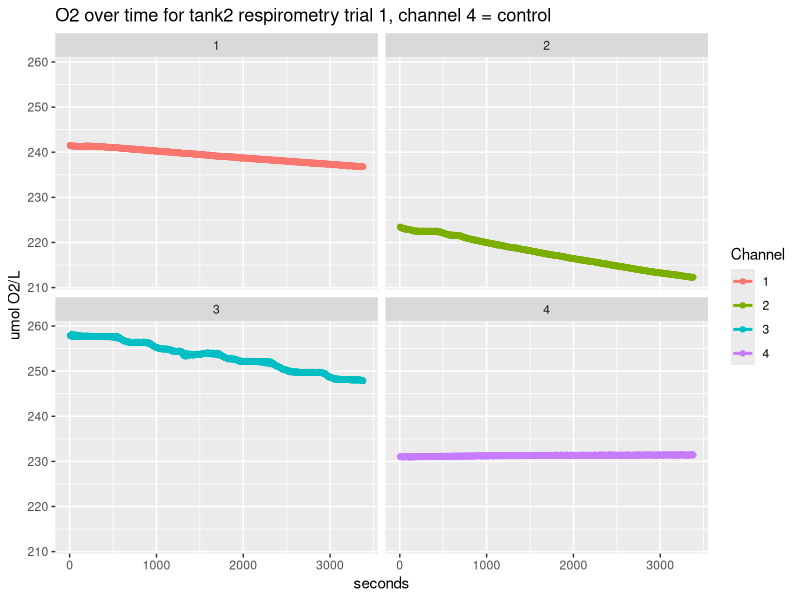
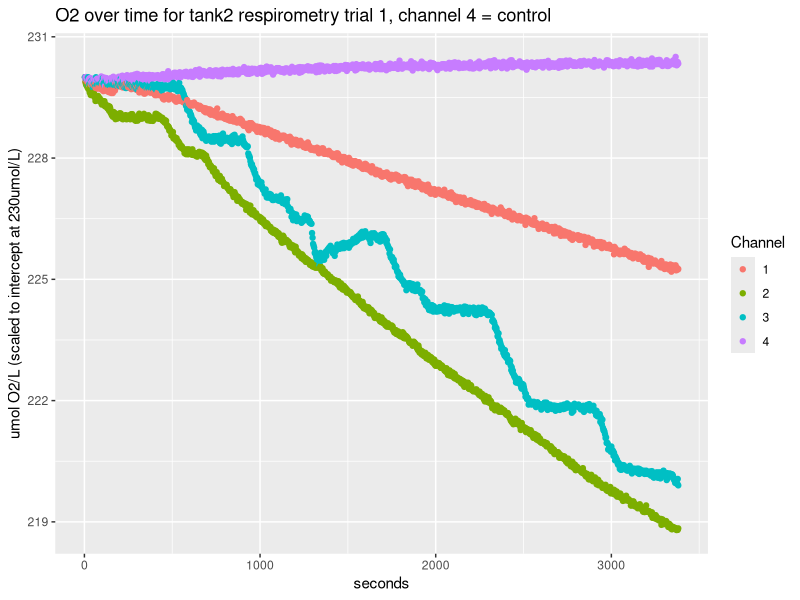
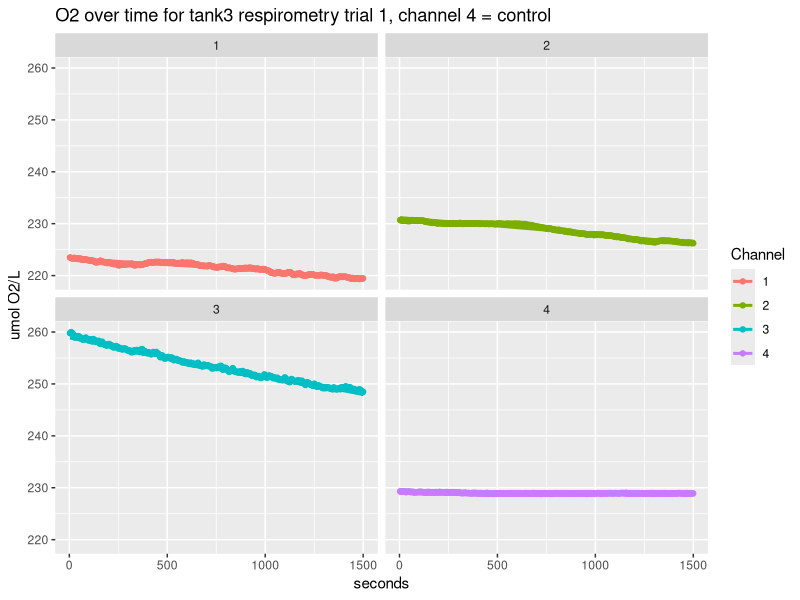
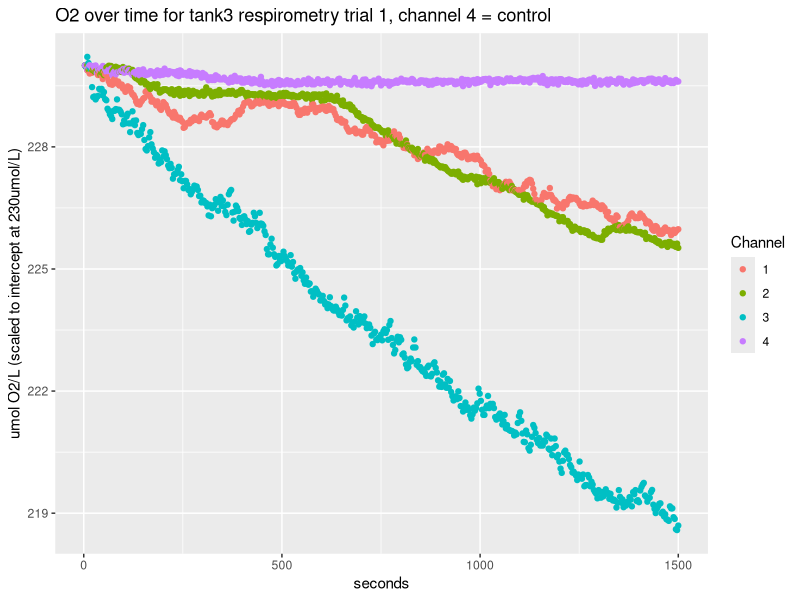
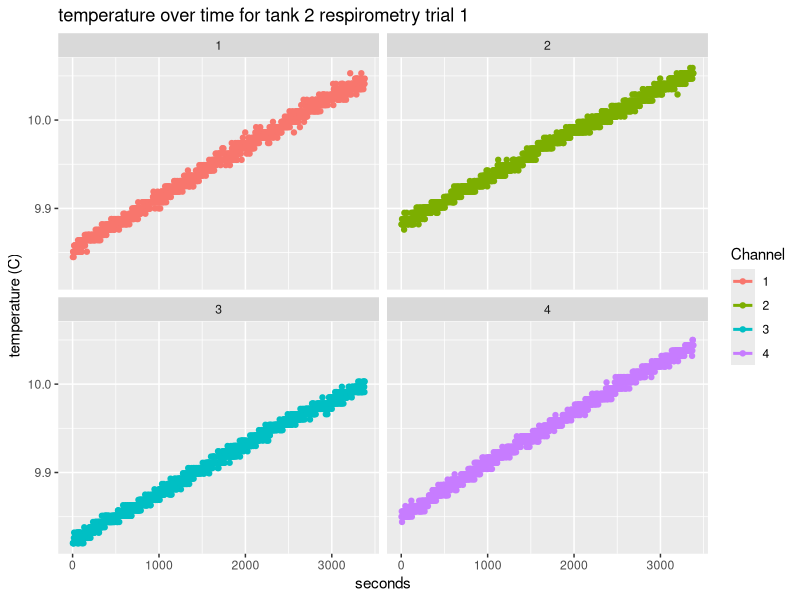
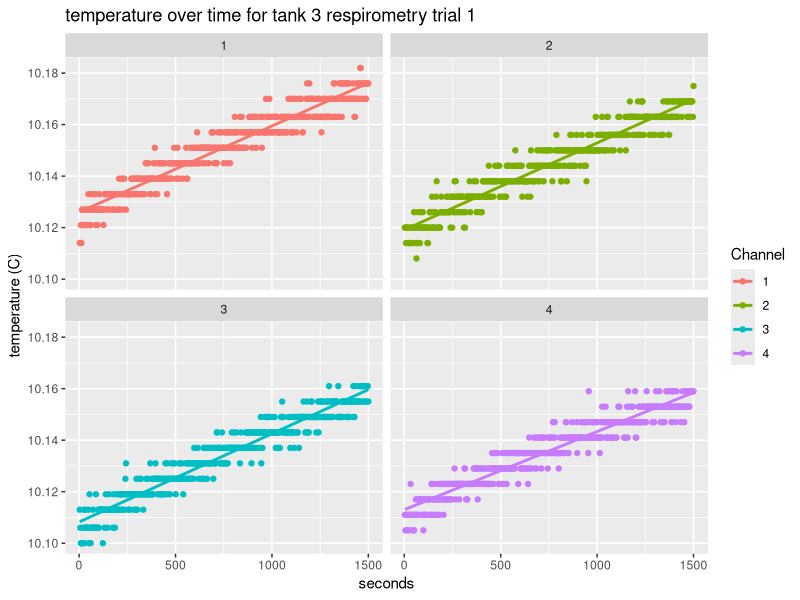
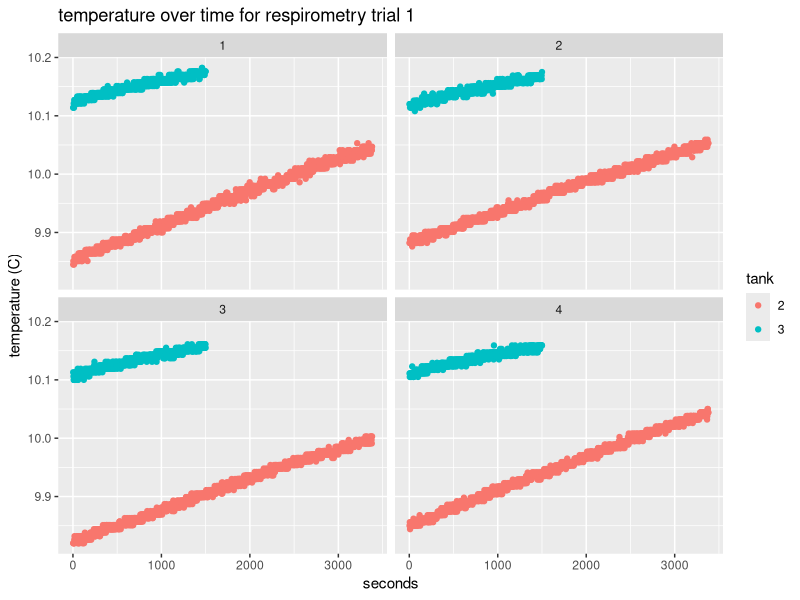
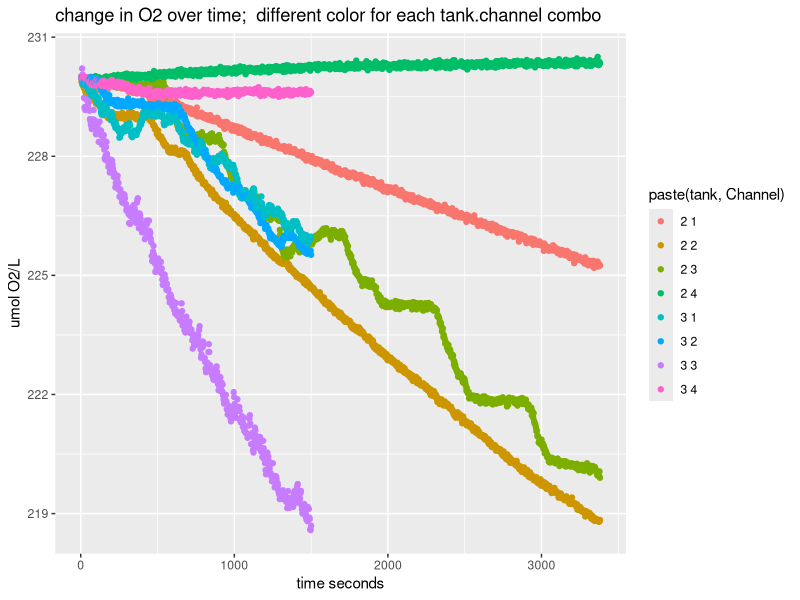

These figures' R source, in order:
## ---- chunk 1
library(ggplot2)
library(tidyr)
library(dplyr)
library(knitr)
library(kableExtra)
## ---- chunk 2
#Read in data
resp_data_tank2_1 <- read.csv("../data/20181203/tank2/20181203_ch1_O2.csv", skip = 1)
resp_data_tank2_2 <- read.csv("../data/20181203/tank2/20181203_ch2_O2.csv", skip = 1)
resp_data_tank2_3 <- read.csv("../data/20181203/tank2/20181203_ch3_O2.csv", skip = 1)
resp_data_tank2_C <- read.csv("../data/20181203/tank2/20181203_ch4_O2.csv", skip = 1)
resp_data_tank3_1 <- read.csv("../data/20181203/tank3/20181203_ch1_O2_tank3.csv", skip = 1)
resp_data_tank3_2 <- read.csv("../data/20181203/tank3/20181203_ch2_O2_tank3.csv", skip = 1)
resp_data_tank3_3 <- read.csv("../data/20181203/tank3/20181203_ch3_O2_tank3.csv", skip = 1)
resp_data_tank3_C <- read.csv("../data/20181203/tank3/20181203_ch4_O2_tank3.csv", skip = 1)

#remove last row from all dataframes
resp_data_tank2_1 <- resp_data_tank2_1[1:nrow(resp_data_tank2_1)-1,]
resp_data_tank2_2 <- resp_data_tank2_2[1:nrow(resp_data_tank2_2)-1,]
resp_data_tank2_3 <- resp_data_tank2_3[1:nrow(resp_data_tank2_3)-1,]
resp_data_tank2_C <- resp_data_tank2_C[1:nrow(resp_data_tank2_C)-1,]
resp_data_tank3_1 <- resp_data_tank3_1[1:nrow(resp_data_tank3_1)-1,]
resp_data_tank3_2 <- resp_data_tank3_2[1:nrow(resp_data_tank3_2)-1,]
resp_data_tank3_3 <- resp_data_tank3_3[1:nrow(resp_data_tank3_3)-1,]
resp_data_tank3_C <- resp_data_tank3_C[1:nrow(resp_data_tank3_C)-1,]
## ---- chunk 3
#clean up data
# merge all channel data for tank 2
tank2 <- rbind(resp_data_tank2_C, resp_data_tank2_3, resp_data_tank2_1, resp_data_tank2_2)
tank3 <- rbind(resp_data_tank3_C,resp_data_tank3_3, resp_data_tank3_2, resp_data_tank3_1)

#convert date column to date class
tank2$DateTime <- as.POSIXct(paste(tank2$Date, tank2$Time), format = "%m/%d/%Y %H:%M:%S")
tank3$DateTime <- as.POSIXct(paste(tank3$Date, tank3$Time), format = "%m/%d/%Y %H:%M:%S")

#exclude prelinimary data not part of trial
tank2 <- tank2[which(tank2$DateTime > as.POSIXct("2018-12-03 16:00:00")),]


#subset tank 3 data out because Oxy10 software combined it with tank2 data
tank3 <- tank3[which(tank3$DateTime > format("2018-12-03 17:14:10", format = "%m/%d/%Y %H:%M:%S")),]

#spread O2 channel data across columns
tank3_spread <- spread(tank3[,c("Time", "Channel", "Value")], "Channel", "Value")
tank2_spread <- spread(tank2[,c("Time", "Channel", "Value")], "Channel", "Value")
#create a time period column
tank3_spread$interval_3sec <- seq(1:nrow(tank3_spread))
tank2_spread$interval_3sec <- seq(1:nrow(tank2_spread))
## ---- chunk 4
####normalizing data so intercept is irrelevant
fixed_int <- 230

### create adjustment factor objects to get all data on the same intercept
adj1 <- fixed_int - tank2_spread[which(tank2_spread$interval_3sec == "1"),"1"]
adj2 <- fixed_int - tank2_spread[which(tank2_spread$interval_3sec == "1"),"2"]
adj3 <- fixed_int - tank2_spread[which(tank2_spread$interval_3sec == "1"),"3"]
adj4 <- fixed_int - tank2_spread[which(tank2_spread$interval_3sec == "1"),"4"]

## add the adjustment factor to the O2 vals
tank2_spread$trans1 <- tank2_spread$`1` + adj1
tank2_spread$trans2 <- tank2_spread$`2` + adj2
tank2_spread$trans3 <- tank2_spread$`3` + adj3
tank2_spread$trans4 <- tank2_spread$`4` + adj4

adj1 <- fixed_int - tank3_spread[which(tank3_spread$interval_3sec == "1"),"1"]
adj2 <- fixed_int - tank3_spread[which(tank3_spread$interval_3sec == "1"),"2"]
adj3 <- fixed_int - tank3_spread[which(tank3_spread$interval_3sec == "1"),"3"]
adj4 <- fixed_int - tank3_spread[which(tank3_spread$interval_3sec == "1"),"4"]

## add the adjustment factor to the O2 vals
tank3_spread$trans1 <- tank3_spread$`1` + adj1
tank3_spread$trans2 <- tank3_spread$`2` + adj2
tank3_spread$trans3 <- tank3_spread$`3` + adj3
tank3_spread$trans4 <- tank3_spread$`4` + adj4


## reshape transformed values data back to long format and save a seperate dataframe
tank3_spread_trans <- gather(tank3_spread[,-c(2:5)], "Channel","TransValue", 3:6)
tank2_spread_trans <- gather(tank2_spread[,-c(2:5)], "Channel","TransValue", 3:6)
tank3_spread_trans$Channel <- gsub("trans","",tank3_spread_trans$Channel)
tank2_spread_trans$Channel <- gsub("trans","",tank2_spread_trans$Channel)


#reshape original O2 channel data back to long format
tank3_spread <- gather(tank3_spread[,-c(7:10)], "Channel","Value", 2:5)
tank2_spread <- gather(tank2_spread[,-c(7:10)], "Channel","Value", 2:5)

#merge data with interval info and transformed data with rest of presens data
tank3 <- merge(tank3, tank3_spread, by= c("Time", "Channel", "Value"))
tank2 <- merge(tank2, tank2_spread, by= c("Time", "Channel", "Value"))
tank3 <- merge(tank3, tank3_spread_trans, by= c("Time", "Channel", "interval_3sec"))
tank2 <- merge(tank2, tank2_spread_trans, by= c("Time", "Channel","interval_3sec"))

#add column to specify tank number for merging both files
tank2$tank <- "2"
tank3$tank <- "3"

#merge both tanks' data for plotting
tank2_3 <- rbind(tank2, tank3)

#create column for seconds
tank2$sec <- tank2$interval_3sec*3
tank3$sec <- tank3$interval_3sec*3
tank2_3$sec <- tank2_3$interval_3sec*3
## ---- chunk 5
ggplot(tank2, aes(sec,Value, color = Channel)) + geom_point() + geom_smooth(method='lm', se = FALSE) + facet_wrap(~Channel) + xlab("seconds") + ylab("umol O2/L") + ggtitle("O2 over time for tank2 respirometry trial 1, channel 4 = control")

ggplot(tank2, aes(sec,TransValue, color = Channel)) + geom_point() + xlab("seconds") + ylab("umol O2/L (scaled to intercept at 230umol/L)") + ggtitle("O2 over time for tank2 respirometry trial 1, channel 4 = control")
## ---- chunk 6
ggplot(tank3, aes(sec,Value, color = Channel)) + geom_point() + geom_smooth(method='lm', se = FALSE) + facet_wrap(~Channel) + xlab("seconds") + ylab("umol O2/L") + ggtitle("O2 over time for tank3 respirometry trial 1, channel 4 = control")

ggplot(tank3, aes(sec,TransValue, color = Channel)) + geom_point() + xlab("seconds") + ylab("umol O2/L (scaled to intercept at 230umol/L)") + ggtitle("O2 over time for tank3 respirometry trial 1, channel 4 = control")

## ---- chunk 7
ggplot(tank2, aes(sec,Temp, color = Channel)) + geom_point() + geom_smooth(method='lm', se = FALSE) + facet_wrap(~Channel) + xlab("seconds") + ylab("temperature (C)") + ggtitle("temperature over time for tank 2 respirometry trial 1")
## ---- chunk 8
ggplot(tank3, aes(sec,Temp, color = Channel)) + geom_point() + geom_smooth(method='lm', se = FALSE) + facet_wrap(~Channel) + xlab("seconds") + ylab("temperature (C)") + ggtitle("temperature over time for tank 3 respirometry trial 1")
## ---- chunk 9
ggplot(tank2_3, aes(sec,Temp, color = tank)) + geom_point() + facet_wrap(~Channel) + xlab("seconds") + ylab("temperature (C)") + ggtitle("temperature over time for respirometry trial 1")
## ---- chunk 10
ggplot(tank2_3, aes(sec,TransValue)) + geom_point(aes(color = paste(tank,Channel))) + xlab("time seconds") + ylab("umol O2/L") + ggtitle("change in O2 over time;  different color for each tank.channel combo")

#plot with common colors for channels and tanks
ggplot(tank2_3, aes(sec,TransValue)) + geom_point(aes(color = tank)) + scale_color_manual(values = c("turquoise", "black", "black", "black", "darkgrey", "coral","black", "black", "black", "darkgrey")) + geom_line(aes(sec, TransValue,color = paste(tank,Channel))) + theme_bw() + xlab("time (seconds)") + ylab("umol O2/L (scaled to intercept at 230umol/L)") + ggtitle("change in O2 over time;  common colors for tanks and channels")

## ---- chunk 11
#fit lines for transformed values
fit1 <- lm(TransValue ~ sec, data = tank2[which(tank2$Channel == "1"),])
fit2 <- lm(TransValue ~ sec, data = tank2[which(tank2$Channel == "2"),])
fit3 <- lm(TransValue ~ sec, data = tank2[which(tank2$Channel == "3"),])
fit4 <- lm(TransValue ~ sec, data = tank2[which(tank2$Channel == "4"),])
Tank2TRANSslopeIntercept <- data.frame(rbind(fit1$coefficients, fit2$coefficients, fit3$coefficients, fit4$coefficients))
colnames(Tank2TRANSslopeIntercept) <- c("Intercept (umol/L)", "slope (umol^-L/time (sec.))")
Tank2TRANSslopeIntercept$Tank <- "2"
Tank2TRANSslopeIntercept$Channel <- row.names(Tank2TRANSslopeIntercept)
Tank2TRANSslopeIntercept$Subject <- c("test", "test","test","control")
Tank2TRANSslopeIntercept$Treatment <- "low"

#fit a line to the O2 values for tank 3
fit1 <- lm(TransValue ~ sec, data = tank3[which(tank3$Channel == "1"),])
fit2 <- lm(TransValue ~ sec, data = tank3[which(tank3$Channel == "2"),])
fit3 <- lm(TransValue ~ sec, data = tank3[which(tank3$Channel == "3"),])
fit4 <- lm(TransValue ~ sec, data = tank3[which(tank3$Channel == "4"),])
Tank3TRANSslopeIntercept <- data.frame(rbind(fit1$coefficients, fit2$coefficients, fit3$coefficients, fit4$coefficients))
colnames(Tank3TRANSslopeIntercept) <- c("Intercept (umol/L)", "slope (umol^-L/time (sec.))")
Tank3TRANSslopeIntercept$Tank <- "3"
Tank3TRANSslopeIntercept$Channel <- row.names(Tank3TRANSslopeIntercept)
Tank3TRANSslopeIntercept$Subject <- c("test", "test","test","control")
Tank3TRANSslopeIntercept$Treatment <- "ambient"

tank2_3TRANSslopeIntercept <- rbind(Tank2TRANSslopeIntercept,Tank3TRANSslopeIntercept)
kable(tank2_3TRANSslopeIntercept, format = "markdown") %>% kable_styling(bootstrap_options = "striped", full_width = F)

## ---- chunk 12
ggplot(tank2_3TRANSslopeIntercept[which(tank2_3TRANSslopeIntercept$Channel != "4"),c(2,6)]) + geom_boxplot(aes(Treatment,`slope (umol^-L/time (sec.))`, fill = Treatment)) + ggtitle("boxplots of change in O2 for channels 1-3 (controls not included)")
